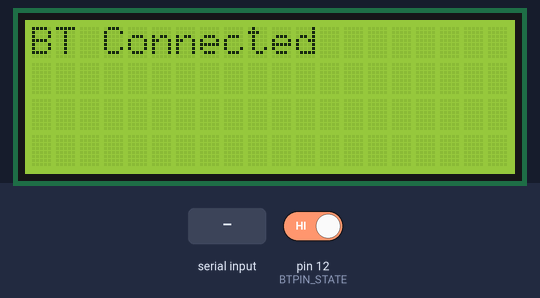
This sketch was run on a simulated Arduino Uno, built with avr-gcc and run on an emulated ATmega328P. On the bench: 20×4 character LCD. Inputs (shaded band) come from the test bench; at power-on: pin 12 (BTPIN_STATE) HIGH. What the sketch prints to the serial monitor is not drawn.

Above: at 1.4 s.
1.5 s: pin 12 (BTPIN_STATE) driven LOW
At 2.7 s:
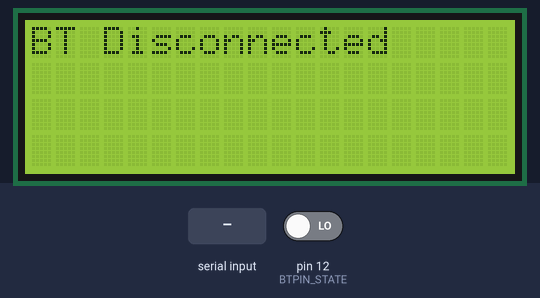
3.0 s: ";" received over the second serial link
At 3.7 s:
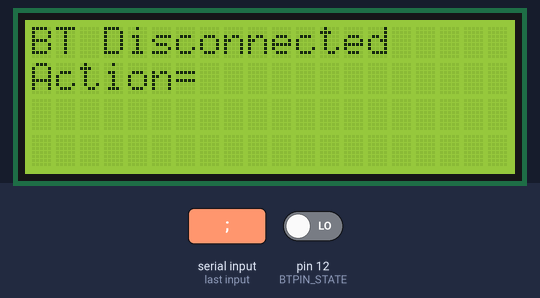
4.5 s: pin 12 (BTPIN_STATE) driven HIGH
At 5.0 s:
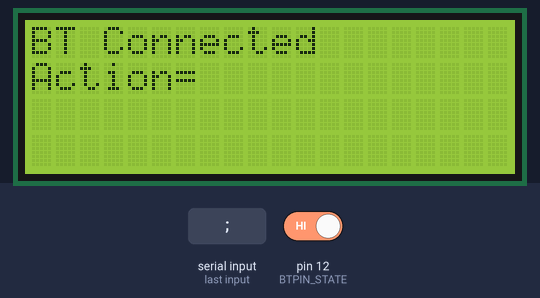
Timing chart, 0 to 7.5 s (numbered marks = the images above; inputs shaded):
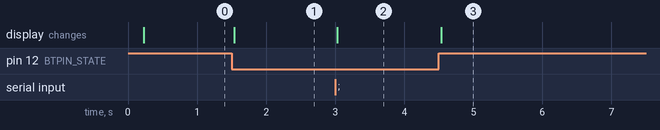

Measured:
- after the input at 1.5 s, the display: changes at once (image 1)
- after the input at 3.0 s, the display: changes at once (image 2)
- after the input at 4.5 s, the display: changes at once (image 3)

The sketch:

SendReceiveAndroid.ino
```cpp
#include <Wire.h>
#include <LiquidCrystal_I2C.h>
#include <LCD.h>

#include <SoftwareSerial.h>
#include <Keypad.h>

const byte ROWS = 4;
const byte COLS = 3;

char hexaKeys[ROWS][COLS] = {
  {'1', '2', '3'},
  {'4', '5', '6'},
  {'7', '8', '9'},
  {'*', '0', '#'}
};

byte rowPins[ROWS] = {8, 7, 6, 5};
byte colPins[COLS] = {4, 3, 2};

Keypad customKeypad = Keypad(makeKeymap(hexaKeys), rowPins, colPins, ROWS, COLS);

#define I2C_ADDR 0x3F
#define RS_PIN 0
#define RW_PIN 1
#define EN_PIN 2
#define BACKLIGHT_PIN 3
#define D4_PIN 4
#define D5_PIN 5
#define D6_PIN 6
#define D7_PIN 7


#define BTPIN_STATE 12

LiquidCrystal_I2C  lcd(I2C_ADDR,EN_PIN,RW_PIN,RS_PIN,D4_PIN,D5_PIN,D6_PIN,D7_PIN);

SoftwareSerial myBTSerialLink(10, 11);

String msg;

String keypadMsg = "";

int BTConnectState = LOW;

class CmdClass
{

  public:
    String action;
    String parameters[10];
    int parametersLength;

    CmdClass(String action) {
      this->action = action;
      this->parametersLength = 0;
    }
    void addParameter(String param) {
      this->parameters[this->parametersLength] = param;
      this->parametersLength++;
    }
};

void setup()
{
  // activate LCD module
  lcd.begin(20, 4); // for 16 x 2 LCD module
  lcd.setBacklightPin(3,POSITIVE);
  lcd.setBacklight(HIGH);

  Serial.begin(115200);
  Serial.println("\nBluetooth Scanner");

  myBTSerialLink.print("AT+RESET");

  myBTSerialLink.begin(9600);

  clearAndPrintLine(0,"BT Connection");

  Serial.println("HC05 is ready");
  Serial.println("Connect the HC05 to an Android device to continue");


  while ( BTConnectState == LOW ) {
    BTConnectState = digitalRead(BTPIN_STATE);
    delay(100);
  }
  Serial.println("HC05 is now connected");

  clearAndPrintLine(0,"BT Connected");
}

void loop()
{
  // Manage Bluetooth incoming Message :
  if (myBTSerialLink.available()) {
    byte data = myBTSerialLink.read();
    char dataChar = char(data);
    if ( dataChar != ';') {
      msg += dataChar;
    } else {
      manageCmd(msg);
      msg = "";
    }
  }

  // Manage Incoming Serial Message :
  if( Serial.available() ) {
    String incoming = Serial.readString();
    myBTSerialLink.print(incoming);
  }

  // Manage KeyPad:
  char customKey = customKeypad.getKey();
  if (customKey){
    Serial.println(customKey);
    if ( customKey == '#') {
      Serial.println("Send customKey result:"+keypadMsg);
      Serial.println(keypadMsg);
      myBTSerialLink.print(keypadMsg + ";");
      keypadMsg = "";
    } else {
      Serial.println("increment customKey");
      keypadMsg.concat(customKey);
    }
  }

  // Display Connection state Changes:
  int currentBTState = digitalRead(BTPIN_STATE);
  if ( currentBTState != BTConnectState ) {
    BTConnectState = currentBTState;
    if ( BTConnectState == LOW ) {
      Serial.println("HC05 is now disconnected");
      clearAndPrintLine(0,"BT Disconnected");
    } else {
      Serial.println("HC05 is now connected");
      clearAndPrintLine(0,"BT Connected");
    }
    Serial.println("");
  }

  //delay(1000);
}

void clearAndPrintLine(int line,String str) {
  lcd.setCursor(0,line);
  lcd.print("                     ");
  lcd.setCursor(0,line);
  lcd.print(str);
}

#define  CMD_CLEAR_SCREEN   "CLRSCR"
#define  CMD_PRINT          "PRINT"

void manageCmd(String cmdStrg) {
  CmdClass *cmd = splitStringToArray(cmdStrg);

  Serial.println("Action="+cmd->action);
  clearAndPrintLine(1,"Action="+cmd->action);
  /*
  if ( cmd->action.equals(CMD_CLEAR_SCREEN) ) {
    Serial.println("COMMANDE IS CLEAR SCREEN");
    lcd.clear();
  } else if ( cmd->action.equals(CMD_PRINT) ) {
    Serial.println("COMMANDE IS PRINT");
    int x = cmd->parameters[0].toInt();
    int y = cmd->parameters[1].toInt();
    Serial.println("Print: "+cmd->parameters[2]);
    lcd.setCursor(x,y);
    lcd.print(cmd->parameters[2]);
  }
  */
}

// "print:1,2,coucou;"
CmdClass * splitStringToArray(String cmd) {
  int cmdEndPos = cmd.indexOf(':')+1;

  if ( cmd.substring(cmd.length()-1) == ";" ) {
    cmd =  cmd.substring(0, cmd.length()-1);
  }

  String action = cmd.substring(0, cmdEndPos-1);

  CmdClass *newCmdInfos = new CmdClass(action);

  int nbParam = 1;
  int delimParamPos;
  String parameters = cmd.substring(cmdEndPos);
  while( (delimParamPos = parameters.indexOf(',')) > 0 ) {
    String newParam = parameters.substring(0, delimParamPos);
    newCmdInfos->addParameter( newParam );
    parameters = parameters.substring(delimParamPos+1);
    nbParam++;
  }
  // Store last parameter
  newCmdInfos->addParameter( parameters );

  return newCmdInfos;
}

void Log(char *str,int value) {
  char buf[50];
  sprintf(buf, str, value);
  Serial.println(buf);
}
```
